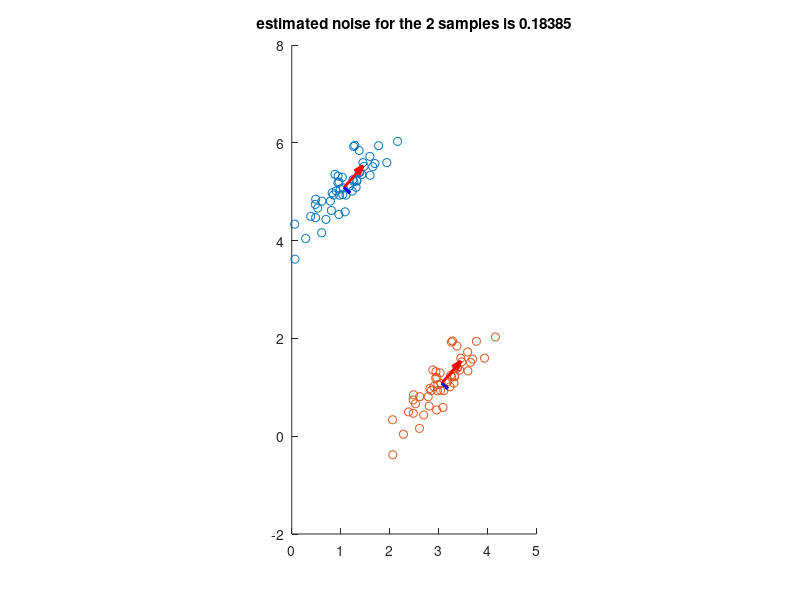

This figure's MATLAB source:



% noise estimation by PCA

% a: sample generation
    % reset the random number generator to the startup state

sigma = [0.25,0.2;0.2,0.25];
rng('default');
R1 = mvnrnd([1,5],sigma,50);
rng('default');
R2 = mvnrnd([3,1],sigma,50);

% b :PCA
    % apply PCA of the 100 sample,mean,eigen,eigenvectors
[coeff1,score,eigen1,tsquared,explained,mu1] = pca(R1);


[coeff2,score,eigen2,tsquared,explained,mu2] = pca(R2);

    %noise estimation:square root of the smallest eigenvalue
err1 = sqrt(min(eigen1));
err2 = sqrt(min(eigen2));


U1 = [coeff1(1,1),coeff1(2,1)];
U1 = U1/norm(U1)*sqrt(eigen1(1));

U2 = [coeff1(1,2),coeff1(2,2)];
U2 = U2/norm(U2)*sqrt(eigen1(2));

V1 = [coeff2(1,1),coeff2(2,1)];
V1 = V1/norm(V1)*sqrt(eigen2(1));

V2 = [coeff2(1,2),coeff1(2,2)];
V2 = V2/norm(V2)*sqrt(eigen2(2));

% Display
figure(1)
scatter(R1(:,1),R1(:,2),'green');
hold on
scatter(R2(:,1),R2(:,2),'green');
hold on
quiver(mu1(1),mu1(2),U1(1),U1(2),'Color','red','LineWidth',2)
hold on
quiver(mu1(1),mu1(2),U2(1),U2(2),'Color','blue','LineWidth',2)
hold on
quiver(mu2(1),mu2(2),V1(1),V1(2),'Color','red','LineWidth',2)
hold on
quiver(mu2(1),mu2(2),V2(1),V2(2),'Color','blue','LineWidth',2)
p1 = 'estimated noise for the 2 samples is ';
title([p1,num2str(err1)])
daspect([1 1 1])














